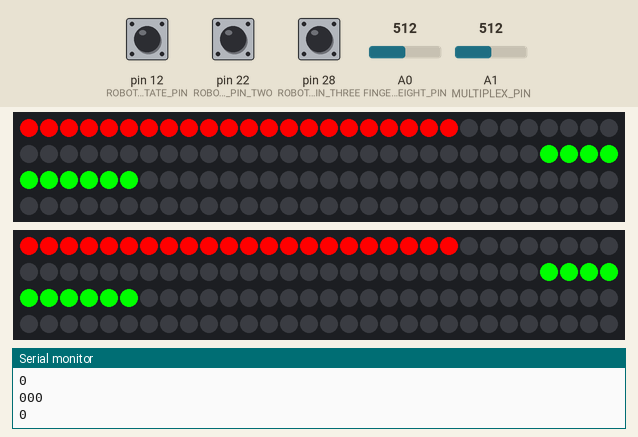
The sketch below on a simulated Arduino Mega 2560, built with avr-gcc and run on an emulated ATmega2560. On the bench: 2 × 120 RGB LEDs in strip order, left to right, continuing on the next row, the last lines printed to the serial monitor. Inputs (shaded band) come from the test bench; at power-on: pin 12 (ROBOT_STATE_PIN) LOW, pin 22 (ROBOT_STATE_PIN_TWO) LOW, A1 (MULTIPLEX_PIN) = 512, pin 28 (ROBOT_STATE_PIN_THREE) LOW, A0 (FINGER_HEIGHT_PIN) = 512. Dim RGB values are drawn brighter than linear; random numbers use the default seed unless the sketch sets one.

Above: at 1.2 s.
1.3 s: pin 12 (ROBOT_STATE_PIN) pulled HIGH for 1 s
At 1.79 s:
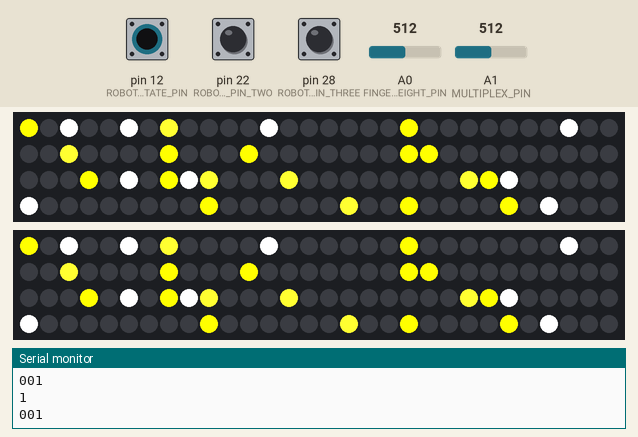
3.8 s: pin 22 (ROBOT_STATE_PIN_TWO) pulled HIGH for 3.2 s
At 5.8 s:
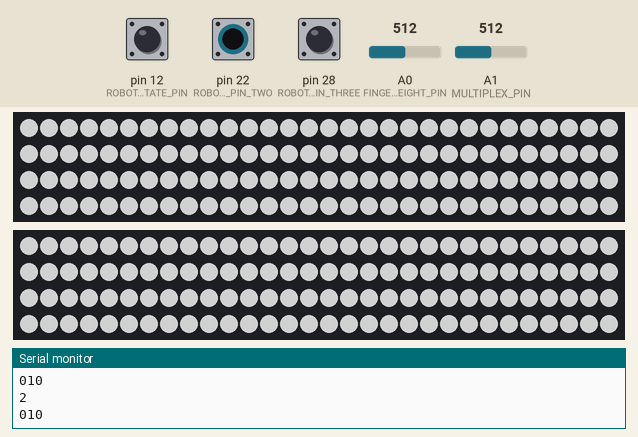
8.5 s: A1 (MULTIPLEX_PIN) set to 716
At 9.7 s:
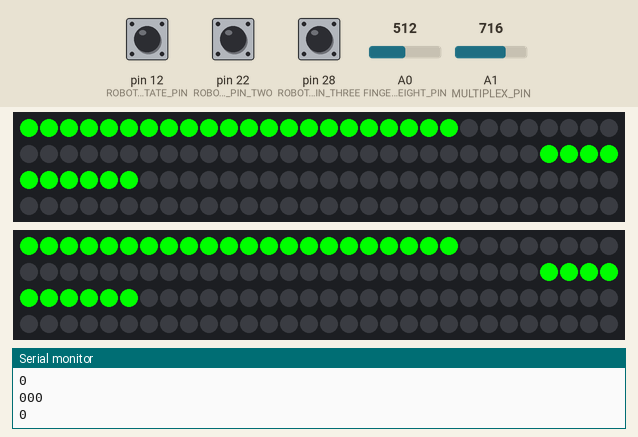
10.0 s: pin 28 (ROBOT_STATE_PIN_THREE) pulled HIGH for 0.15 s
At 10.09 s:
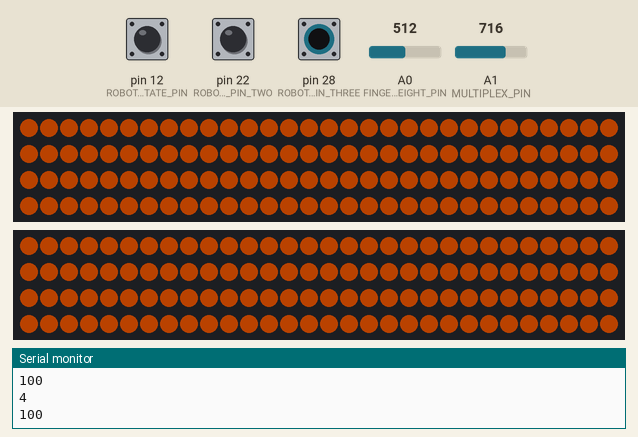
11.6 s: pin 12 (ROBOT_STATE_PIN) pulled HIGH for 0.15 s
At 11.7 s:
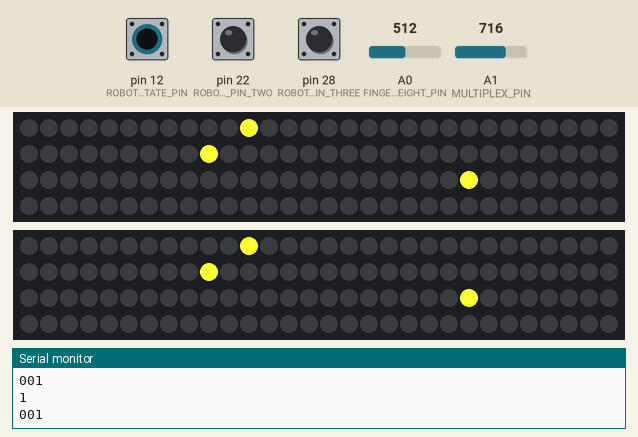
13.2 s: A1 (MULTIPLEX_PIN) set to 647
14.7 s: A1 (MULTIPLEX_PIN) set to 632
At 16.0 s:
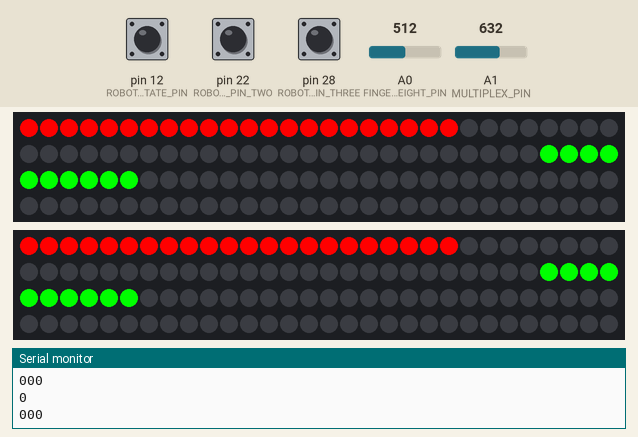
Timing chart, 0 to 17.2 s (numbered marks = the images above; inputs shaded):
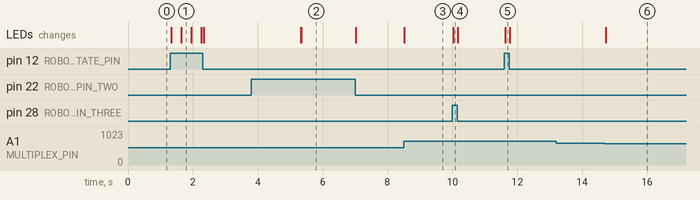

The sketch:

fancy_lights.ino
```cpp
#include <Adafruit_NeoPixel.h>
#include "Wire.h"

#define PIN 6
#define PINZ 2

#define FINGER_HEIGHT_PIN A0
#define MULTIPLEX_PIN A1

#define ROBOT_STATE_PIN 12
#define ROBOT_STATE_PIN_TWO 22
#define ROBOT_STATE_PIN_THREE 28 /*???????????*/

Adafruit_NeoPixel strip = Adafruit_NeoPixel(120, PIN, NEO_GRB + NEO_KHZ800);
Adafruit_NeoPixel stripz = Adafruit_NeoPixel(120, PINZ, NEO_GRB + NEO_KHZ800);
bool on = true;
#include "utilities.h"

bool stay_white = false;

void setup() {
	pinMode(PIN,OUTPUT);
        pinMode(PINZ,OUTPUT);

	strip.begin();
	strip.show(); // Initialize all pixels to 'off'

        stripz.begin();
        stripz.show();
        Serial.begin(9600);
}

#define STATE_TELEOP    0b000
#define STATE_AUTO      0b001
#define STATE_SCORE     0b010
#define STATE_COOP      0b011
#define STATE_BROWNOUT  0b100
#define STATE_LOST_COMM 0b101
#define STATE_FULL      0b110
#define STATE_DISABLED  0b111

uint16_t finger_height;
bool elevator_auto;
bool stabilizer_on;
bool finger_on;
uint8_t robot_state, old_state, first_loop;

void loop() {


  finger_height = map(analogRead(FINGER_HEIGHT_PIN), 0, 1024, 22, 90); //convert 0-1024 ADC read to 0-127
  uint8_t multi_read = analogRead(MULTIPLEX_PIN) >> 7; //grab 3 most significant bits
  elevator_auto = (multi_read & 1);
  stabilizer_on = (multi_read >> 1) & 1;
  finger_on = (multi_read >> 2) & 1;
  bool state_pin1 = digitalRead(ROBOT_STATE_PIN);
  bool state_pin2 = digitalRead(ROBOT_STATE_PIN_TWO);
  bool state_pin3 = digitalRead(ROBOT_STATE_PIN_THREE);
  Serial.println();
  Serial.print(state_pin3);
  Serial.print(state_pin2);
  Serial.print(state_pin1);
  robot_state = ((state_pin3 << 2) & 0b100) | ((state_pin2 << 1) & 0b10) | ((state_pin1) & 0b1);
  Serial.println();
  Serial.println(robot_state);
  if(old_state!=robot_state)
  {
    first_loop=true;
    stay_white=false;
    fillStrip(strip.Color(0,0,0),255);
    fillStripZ(stripz.Color(0,0,0),255);
  }
  old_state=robot_state;

  if(robot_state == STATE_AUTO) {
   //auton();
   pixelate();
  } else if (robot_state == STATE_SCORE) {
   rainbowlaser();
  } else if(robot_state == STATE_TELEOP || robot_state == STATE_FULL) {
    fillStrip(strip.Color(0,0,0),255);
  fillStripZ(stripz.Color(0,0,0),255);
    uprights();
  } else if (robot_state == STATE_LOST_COMM) {
    fillStrip(strip.Color(255,0,0),255);
    fillStripZ(stripz.Color(255,0,0),255);
  } else if (robot_state == STATE_BROWNOUT) {
    fillStrip(strip.Color(70,25,0),255);
    fillStripZ(strip.Color(70,25,0),255);
  } else if (robot_state == STATE_COOP) {
    coop_rainbowlaser();
  } else {
//    rainbow(0);
  lavalamp();
    //rainbowlaser();
    //pixelate();
  }


  strip.show();
  stripz.show();
}

void rainbow(uint8_t wait) {
  uint16_t i, j;

  for(j=0; j<256; j++) {
    for(i=0; i<strip.numPixels(); i++) {
      strip.setPixelColor(i, Wheel((i+j) & 255));
    }
    for(i=0; i<stripz.numPixels(); i++) {
      stripz.setPixelColor(i, Wheel((i+j) & 255));
    }


    strip.show();
    stripz.show();
    delay(wait);
  }
}

void laser()
{
	uint16_t i, c, w;
	c=strip.Color(0,255,0);

	w=7;

	for(i=0;i<(strip.numPixels()+w);i++)
	{
		strip.setPixelColor(i,c);
		strip.setPixelColor(i-w,0);
		//strip.setPixelColor(i+5,0);
                stripz.setPixelColor(i,c);
		stripz.setPixelColor(i-w,0);
		//strip.setPixelColor(i+5,0);
		stripz.show();
                strip.show();
		delay(15);
	}
}

void rainbowlaser()
{
	uint32_t ii, c, w, r,o,y,g,b,i,v;
	r=strip.Color(255,0,0);
	o=strip.Color(255,128,0);
	y=strip.Color(255,255,0);

	g=strip.Color(0,255,0);

	b=strip.Color(0,0,255);
	ii=strip.Color(128,0,255);
	v=strip.Color(255,0,255);

	w=32;

uint32_t iii, cz, wz, rz,oz,yz,gz,bz,iz,vz;
	rz=stripz.Color(255,0,0);
	oz=stripz.Color(255,128,0);
	yz=stripz.Color(255,255,0);

	gz=stripz.Color(0,255,0);

	bz=stripz.Color(0,0,255);
	iii=stripz.Color(128,0,255);
	vz=stripz.Color(255,0,255);

if(!stay_white)
{
	for(i=strip.numPixels()+w;i>0;i--)
	{
                strip.setPixelColor(i,strip.Color(120,120,120));
		strip.setPixelColor(i-4,v);
		strip.setPixelColor(i-8,ii);
		strip.setPixelColor(i-12,b);
		strip.setPixelColor(i-16,g);
		strip.setPixelColor(i-20,y);
		strip.setPixelColor(i-24,o);
		strip.setPixelColor(i-28,r);
		strip.setPixelColor(i-w,strip.Color(120,120,120));

                stripz.setPixelColor(i,strip.Color(120,120,120));
		stripz.setPixelColor(i-4,vz);
		stripz.setPixelColor(i-8,iii);
		stripz.setPixelColor(i-12,bz);
		stripz.setPixelColor(i-16,gz);
		stripz.setPixelColor(i-20,yz);
		stripz.setPixelColor(i-24,oz);
		stripz.setPixelColor(i-28,rz);
		//stripz.setPixelColor(i-w,strip.Color(120,120,120));

                strip.show();
                stripz.show();
		//delay(15);
	}
        stay_white=true;
}
else
{
fillStrip(strip.Color(120,120,120),255);
fillStripZ(stripz.Color(120,120,120),255);
strip.show();
stripz.show();
}
}

void coop_rainbowlaser()
{
	uint32_t ii, c, w, r,o,y,g,b,i,v;
	r=strip.Color(255,0,0);
	o=strip.Color(255,128,0);
	y=strip.Color(255,255,0);

	g=strip.Color(0,255,0);

	b=strip.Color(0,0,255);
	ii=strip.Color(128,0,255);
	v=strip.Color(255,0,255);

	w=32;

uint32_t iii, cz, wz, rz,oz,yz,gz,bz,iz,vz;
	rz=stripz.Color(255,0,0);
	oz=stripz.Color(255,128,0);
	yz=stripz.Color(255,255,0);

	gz=stripz.Color(0,255,0);

	bz=stripz.Color(0,0,255);
	iii=stripz.Color(128,0,255);
	vz=stripz.Color(255,0,255);

if(!stay_white)
{
	for(i=strip.numPixels()+w;i>0;i--)
	{
                strip.setPixelColor(i,y);
		strip.setPixelColor(i-4,v);
		strip.setPixelColor(i-8,ii);
		strip.setPixelColor(i-12,b);
		strip.setPixelColor(i-16,g);
		strip.setPixelColor(i-20,y);
		strip.setPixelColor(i-24,o);
		strip.setPixelColor(i-28,r);
		strip.setPixelColor(i-w,y);

                stripz.setPixelColor(i,y);
		stripz.setPixelColor(i-4,vz);
		stripz.setPixelColor(i-8,iii);
		stripz.setPixelColor(i-12,bz);
		stripz.setPixelColor(i-16,gz);
		stripz.setPixelColor(i-20,yz);
		stripz.setPixelColor(i-24,oz);
		stripz.setPixelColor(i-28,rz);
		//stripz.setPixelColor(i-w,strip.Color(120,120,120));

                strip.show();
                stripz.show();
		//delay(15);
	}
        stay_white=true;
}
else
{
fillStrip(y,255);
fillStripZ(y,255);
strip.show();
stripz.show();
}
}

void bouncelaser()
{
	uint16_t i, c, w;
	c=strip.Color(0,255,0);

	w=12;

	for(i=0;i<(strip.numPixels()+(w-6));i++)
	{
		strip.setPixelColor(i,c);
		strip.setPixelColor(i-w,0);
		//strip.setPixelColor(i+5,0);
		strip.show();
		delay(15);
	}

	for(i=strip.numPixels()-(w-6);(i+6)>0;i--)
	{
		strip.setPixelColor(i,c);
		strip.setPixelColor(i+w,0);
		//strip.setPixelColor(i+5,0);
		strip.show();
		delay(15);
	}

}

void auton()
{
  fillStrip(strip.Color(0, 255, 0), 255);
  fillStripZ(strip.Color(0,255,0), 255);
}

/*void score()
{
 fillStrip(strip.Color(255,80,80), 255);
 fillStrip(strip.Color(255,80, 80);
 }*/

 void score()
 {
  for(byte i=0; i<64; i++) {
   byte whiteness = i*4;
   fillStrip(strip.Color(whiteness, 255, whiteness), 255);
   fillStripZ(strip.Color(whiteness, 255, whiteness), 255);
   strip.show();
   stripz.show();
  }
 }

void uprights()
{
  if(robot_state == STATE_FULL) {
    fillStrip(strip.Color(0, 60, 0), 255);
    fillStripZ(strip.Color(0, 60, 0), 255);
  }
	//STABILIZER
	if(stabilizer_on)
	{
		for(uint16_t i=strip.numPixels(); i>4*strip.numPixels()/5; i--)
		{
			strip.setPixelColor(i,strip.Color(0,0,255));
                        stripz.setPixelColor(i,stripz.Color(0,0,255));
		}
	}

	//ELEVATOR
	if(elevator_auto)
	{
		for(uint16_t iii=0; iii<22; iii++)
		{
			strip.setPixelColor(iii,strip.Color(0,255,0));
                        stripz.setPixelColor(iii,stripz.Color(0,255,0));
		}
	}
	else
	{
		for(uint16_t iii=0; iii<22; iii++)
		{
			strip.setPixelColor(iii,strip.Color(255,0,0));
                        stripz.setPixelColor(iii,stripz.Color(255,0,0));
		}
	}

	//FINGER

	for(uint16_t f=finger_height; f<finger_height+10;f++)
	{
                if(finger_on)
                {
                  strip.setPixelColor(f,strip.Color(0,255,0));
                  stripz.setPixelColor(f,stripz.Color(0,255,0));
                }
                else
                {
                  strip.setPixelColor(f,strip.Color(255,255,255));
                  stripz.setPixelColor(f,stripz.Color(255,255,255));
                }
	}

	//ROLLERS

}

void strobe()
{
	uint16_t i, c;
	c=strip.Color(0,255,0);

	if(on)
	{
		fillStrip(c, 255);
                //fillStripZ(c, 255);
		on = false;
	}
	else
	{
		fillStrip(strip.Color(0,0,0), 255);
		on=true;
	}
	delay(300);
	strip.show();
}


/*void strobepulse()
{
	uint32_t i, c,cc;

	c=strip.Color(0,255,0);
cc=stripz.Color(0,255,0);

	if(alliance==RED_ALLIANCE)
	{
		c=strip.Color(255,0,0);
cc=stripz.Color(255,0,0);
	}
	else if(alliance==BLUE_ALLIANCE)
	{
		c=strip.Color(0,0,255);
cc=stripz.Color(0,0,255);
	}
	else
	{
		c=strip.Color(0,255,0);
cc=stripz.Color(0,255,0);
	}

	for(i=0;i<=255;i+=5)
	{
		fillStrip(c, i);
                fillStripZ(cc, i);
		strip.show();
                stripz.show();
		delay(10);
	}

	for(i=255;i>0;i-=5)
	{
		fillStrip(c, i);
                fillStripZ(cc, i);
		strip.show();
                stripz.show();
		delay(10);
	}


}*/
void sixtwofour()
{
	uint16_t i, c, s, t, f;
	c=strip.Color(0,255,0);

	s=6;
	t=2;
	f=4;

	for(i=0;i<(strip.numPixels()+s+t+f+15);i++)
	{
		strip.setPixelColor(i,c);
		strip.setPixelColor(i-s,0);
		strip.setPixelColor(i-s-5,c);
		strip.setPixelColor(i-s-5-t,0);
		strip.setPixelColor(i-s-5-t-5,c);
		strip.setPixelColor(i-s-5-t-5-f,0);
		strip.setPixelColor(i-s-5-t-5-f-5,0);
		//strip.setPixelColor(i+5,0);
		strip.show();
		delay(50);
	}
}

void win()
{
	uint32_t i,u,s,a;
	u=strip.Color(255,0,0);
	s=strip.Color(255,255,255);
	a=strip.Color(0,0,255);

	for(i=0;i<(strip.numPixels()+1+3+3+3+3+5+1+3+1+5+3+3+1);i++)
	{
		strip.setPixelColor(i,u);//dot
		strip.setPixelColor(i-1,0); //space
		strip.setPixelColor(i-1-3,u);//dash
		strip.setPixelColor(i-1-3-3,0);//space
		strip.setPixelColor(i-1-3-3-3,u);//dash
		strip.setPixelColor(i-1-3-3-3-3,0);//space W
		strip.setPixelColor(i-1-3-3-3-3-5,s);//dot
		strip.setPixelColor(i-1-3-3-3-3-5-1,0);//space
		strip.setPixelColor(i-1-3-3-3-3-5-1-3,s);//dot
		strip.setPixelColor(i-1-3-3-3-3-5-1-3-1,0);//space I
		strip.setPixelColor(i-1-3-3-3-3-5-1-3-1-5,a);//dash
		strip.setPixelColor(i-1-3-3-3-3-5-1-3-1-5-3,0);//space
		strip.setPixelColor(i-1-3-3-3-3-5-1-3-1-5-3-3,a);//dot N
		strip.setPixelColor(i-1-3-3-3-3-5-1-3-1-5-3-3-1,0);//space
		//strip.setPixelColor(i+5,0);
		strip.show();
		delay(200);
	}
}

void scanner()
{
	uint16_t i, c, w;
	uint8_t distance,divisor,pulseHead;
	c=strip.Color(0,255,0);
	pulseHead=0;
	while(pulseHead<=strip.numPixels())
	{
		for(uint8_t i=0; i<strip.numPixels(); ++i)
		{
			uint8_t divisor = 0;
			uint8_t distance = abs(i - pulseHead);
			if      (distance <= 2) divisor = 1;
			else if (distance <= 4) divisor = 2;
			else if (distance <= 6) divisor = 4;
			else if (distance <= 8) divisor = 6;
			else if (distance <= 10) divisor = 8;
			else if (distance <= 12) divisor = 10;
			else if (distance <= 14) divisor = 12;
			else divisor = 16;
			strip.setPixelColor(i, 0, 255/divisor, 0);
		}
		pulseHead++;
		strip.show();
		delay(100);
	}


}

/*bool addTote()
{
	uint16_t i,ii,iii, c, cc;
	uint8_t w, w_n, b;
	c=strip.Color(0,255,0);
	cc=strip.Color(255,255,0);
	//i=0;
	w=(totes-1)*17;
	w_n = totes*17;
	for(i=0; i<w; i++)
	{
		strip.setPixelColor(i,strip.Color(0,255,0));
	}
	b=bins*45;
	for(ii=w; ii<(w+b); ii++)
	{
		strip.setPixelColor(ii,strip.Color(255,255,0));
	}
	strip.show();
	for(iii=(w+b); iii<(w_n+b);iii++)
	{
		strip.setPixelColor(iii,strip.Color(255,255,0));
		strip.setPixelColor(iii-b,0);
		strip.setPixelColor(iii-b,strip.Color(0,255,0));
		strip.setPixelColor(iii-b-w_n,0);
		strip.show();
		delay(50);
	}

	//strip.setPixelColor(w,c);
	//strip.setPixelColor(0,0);
	//strip.setPixelColor(i+5,0);
	return false;
}

bool addBin()
{
	uint16_t i,ii,iii, c, cc;
	uint8_t w, b_n, b;
	c=strip.Color(0,255,0);
	cc=strip.Color(255,255,0);
	//i=0;
	w = totes*17;
	for(i=0; i<w; i++)
	{
		strip.setPixelColor(i,strip.Color(0,255,0));
	}
	b=(bins-1)*45;
	b_n = bins*1;
	for(ii=w; ii<(w+b); ii++)
	{
		strip.setPixelColor(ii,strip.Color(255,255,0));
	}
	strip.show();
	for(iii=(w+b); iii<(b_n+w);iii++)
	{
		strip.setPixelColor(iii,strip.Color(255,255,0));
		strip.setPixelColor(iii-b_n,0);
		strip.setPixelColor(iii-b_n,strip.Color(0,255,0));
		strip.setPixelColor(iii-b_n-w,0);
		strip.show();
		delay(50);
	}

	//strip.setPixelColor(w,c);
	//strip.setPixelColor(0,0);
	//strip.setPixelColor(i+5,0);
	return false;

}*/


void pixelate()
{
	uint8_t i, px,pxs,pxss,pxz,pxsz,pxssz, color;
	uint32_t g, w, b,c;
	g=strip.Color(255,255,49);
	b=strip.Color(255,255,0);
	w=strip.Color(255,255,255);
	c=strip.Color(0,0,0);

uint32_t gz, wz, bz,cz;
	gz=stripz.Color(255,255,49);
	bz=stripz.Color(255,255,0);
	wz=stripz.Color(255,255,255);
	cz=stripz.Color(0,0,0);


	px = random(0,strip.numPixels());
	pxs = random(0,strip.numPixels());
        pxss = random(0,strip.numPixels());
	color = random(0,4);
	if(color==0)
	{
		strip.setPixelColor(px,g);
		strip.setPixelColor(pxs,g);
                strip.setPixelColor(pxss,g);

                stripz.setPixelColor(px,gz);
		stripz.setPixelColor(pxs,gz);
                stripz.setPixelColor(pxss,gz);
	}
	else if(color==1)
	{
		strip.setPixelColor(px,b);
		strip.setPixelColor(pxs,b);
                strip.setPixelColor(pxss,b);

                stripz.setPixelColor(px,bz);
		stripz.setPixelColor(pxs,bz);
                stripz.setPixelColor(pxss,bz);
	}
	else if(color==2)
	{
		strip.setPixelColor(px,c);
		strip.setPixelColor(pxs,c);
                strip.setPixelColor(pxss,c);

                stripz.setPixelColor(px,cz);
		stripz.setPixelColor(pxs,cz);
                stripz.setPixelColor(pxss,cz);
	}
	else
	{
		strip.setPixelColor(px,w);
		strip.setPixelColor(pxs,w);
                strip.setPixelColor(pxss,w);

                stripz.setPixelColor(px,w);
		stripz.setPixelColor(pxs,w);
                stripz.setPixelColor(pxss,w);
	}


        strip.show();
	stripz.show();

}


void lavalamp()
{
  uint16_t t = millis() / 40;
  for(uint8_t i=0; i<122; i++) {
   uint8_t brightness = sin((t+i) / 4.0) * 255;
   uint8_t other = cos((t * 1.1 +i) / 3.5) * 255;
   brightness = brightness - other;
   uint8_t rrr = cos((t/1 + i/2) << 8) * 255;
   strip.setPixelColor(i, strip.Color(0, brightness, 0));
   stripz.setPixelColor(i, strip.Color(0, brightness, 0
   ));
  }
  uint32_t g;
  strip.show();
  stripz.show();
}
```

utilities.h
```cpp
void fillStrip(uint32_t c, uint8_t brightness) {
  uint8_t r = (uint8_t)(c >> 16);
  uint8_t g = (uint8_t)(c >>  8);
  uint8_t b = (uint8_t)c;
  for(uint16_t i=0; i<strip.numPixels(); i++) {
    strip.setPixelColor(i, (r * brightness / 255), (g * brightness / 255), (b * brightness / 255));
  }
  //
 // strip.show();
}

void fillStripZ(uint32_t c, uint8_t brightness) {
  uint8_t r = (uint8_t)(c >> 16);
  uint8_t g = (uint8_t)(c >>  8);
  uint8_t b = (uint8_t)c;
  for(uint16_t i=0; i<strip.numPixels(); i++) {
    stripz.setPixelColor(i, (r * brightness / 255), (g * brightness / 255), (b * brightness / 255));
  }
  //
 // strip.show();
}

uint32_t Wheel(byte WheelPos) {
  WheelPos = 255 - WheelPos;
  if(WheelPos < 85) {
   return strip.Color(255 - WheelPos * 3, 0, WheelPos * 3);
  } else if(WheelPos < 170) {
    WheelPos -= 85;
   return strip.Color(0, WheelPos * 3, 255 - WheelPos * 3);
  } else {
   WheelPos -= 170;
   return strip.Color(WheelPos * 3, 255 - WheelPos * 3, 0);
  }
}
```

Measured:
- the behaviour switches between 640 and 639 on A1 (MULTIPLEX_PIN) (found by bisection; images 5 and 6)
- after the input at 1.3 s, the LEDs: first change at once (image 1 shows a later state)
- after the input at 3.8 s, the LEDs: first change after 1.5 s (image 2 shows a later state)
- after the input at 8.5 s, the LEDs: change at once (image 3)
- after the input at 10.0 s, the LEDs: change at once (image 4)
- after the input at 11.6 s, the LEDs: change at once (image 5)
- after the input at 14.7 s, the LEDs: change at once (image 6)
